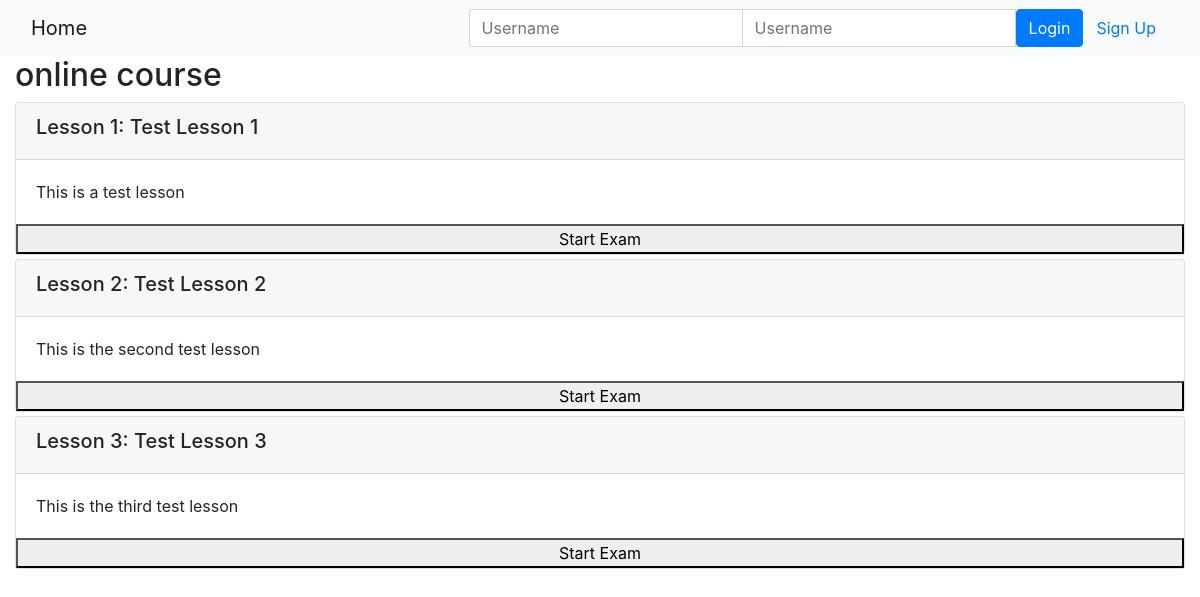
Page /onlinecourse/1/ on the committed database.
### onlinecourse/models.py (models this page shows, shortened)
class Course(models.Model):
    name = models.CharField(null=False, max_length=30, default='online course')
    image = models.ImageField(upload_to='course_images/')
    description = models.CharField(max_length=1000)
    pub_date = models.DateField(null=True)
    instructors = models.ManyToManyField(Instructor)
    users = models.ManyToManyField(settings.AUTH_USER_MODEL, through='Enrollment')
    total_enrollment = models.IntegerField(default=0)
    is_enrolled = False

class Lesson(models.Model):
    title = models.CharField(max_length=200, default="title")
    order = models.IntegerField(default=0)
    course = models.ForeignKey(Course, on_delete=models.CASCADE)
    content = models.TextField()

### onlinecourse/views.py (the view)
# urls.py: path('<int:pk>/', views.CourseDetailView.as_view(), name='course_details'),
class CourseDetailView(generic.DetailView):
    model = Course
    template_name = 'onlinecourse/course_detail_bootstrap.html'

### onlinecourse/templates/onlinecourse/course_detail_bootstrap.html (shortened to what this page needs)
<!DOCTYPE html>
<html lang="en">
<head>
     {% load static %}
    <link rel="stylesheet" href="https://maxcdn.bootstrapcdn.com/bootstrap/4.5.2/css/bootstrap.min.css">
</head>
<body>
    <nav class="navbar navbar-light bg-light">
        <div class="container-fluid">
            <div class="navbar-header">
                  <a class="navbar-brand" href="{% url 'onlinecourse:index' %}">Home</a>
            </div>
            <ul class="nav navbar-nav navbar-right">
                {% if user.is_authenticated %}
                <li>
                    <a class="btn btn-link" href="#">{{ user.first_name }}({{ user.username }})</a>
                    <a class="btn btn-link" href="{% url 'onlinecourse:logout' %}">Logout</a>
                </li>
                {% else %}
                <li>
                    <form class="form-inline" action="{% url 'onlinecourse:login' %}" method="post">
                        <div class="input-group">
                            <input type="text" class="form-control" placeholder="Username" name="username" >
                            <input type="password" class="form-control" placeholder="Username" name="psw" >
                            <button class="btn btn-primary" type="submit">Login</button>
                            <a class="btn btn-link" href="{% url 'onlinecourse:registration' %}">Sign Up</a>
                        </div>
                    </form>
                </li>
                {% endif %}
            </ul>
        </div>
    </nav>
    <div class="container-fluid">
            <h2>{{ course.name }}</h2>
            <div class="card-columns-vertical">
                {% for lesson in course.lesson_set.all %}
                    <div class="card mt-1">
                        <div class="card-header"><h5>Lesson {{lesson.order|add:1}}: {{lesson.title}}</h5></div>
                        <div class="card-body">{{lesson.content}}</div>
                        <button data-toggle="collapse" data-target="#exam{{lesson.order}}" class = "collapsed" aria-expanded = "false">Start Exam</button>
                    </div>
                {% endfor %}
            </div>
    </div>
</body>
</html>

### rows in the picture
Course: name "online course"
Lesson: order|add "1", title "Test Lesson 1", content "This is a test lesson"
Lesson: order|add "2", title "Test Lesson 2", content "This is the second test lesson"
Lesson: order|add "3", title "Test Lesson 3", content "This is the third test lesson"
